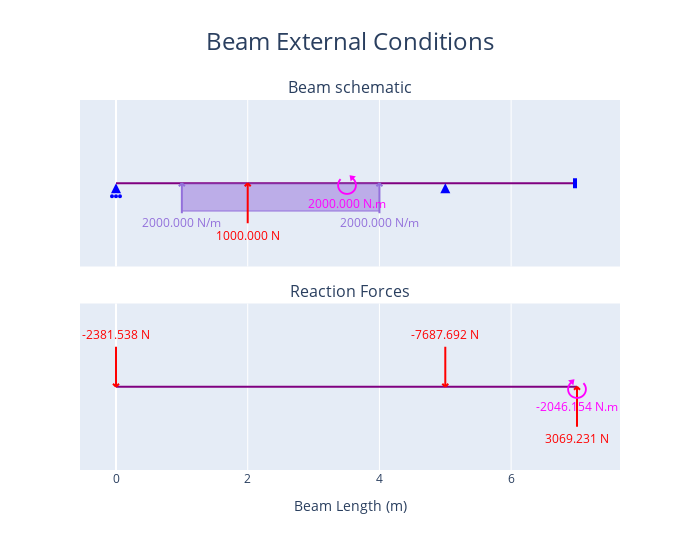
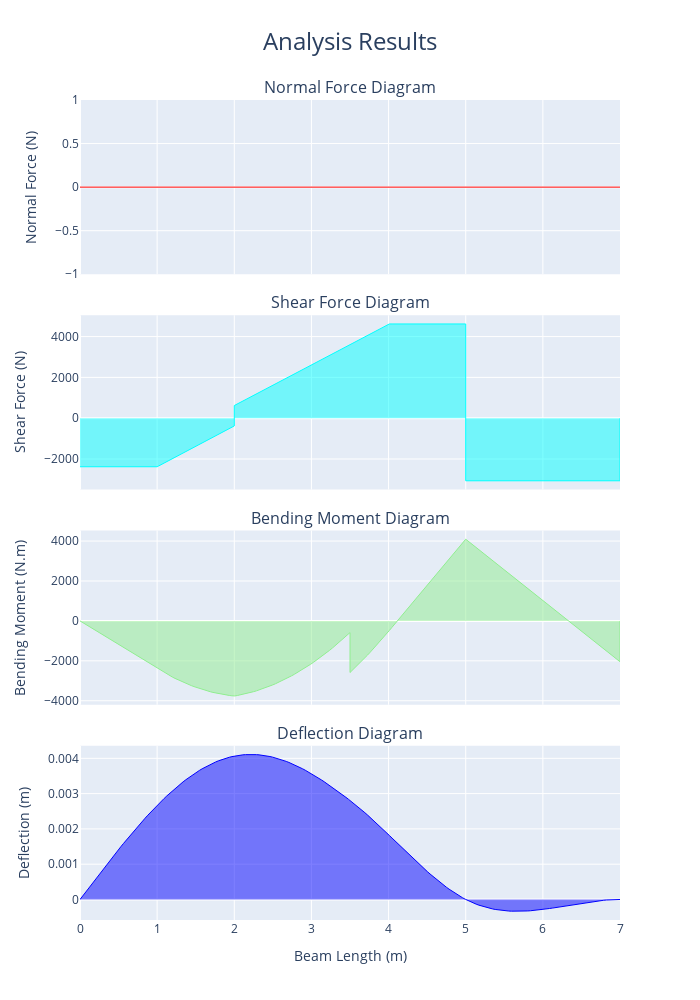

Source (notebook cell) for these figures, in order:
### Code cell
# Arbritrary example defined in README.md
beam = Beam(7)                          # Initialize a Beam object of length 7 m with E and I as defaults
beam_2 = Beam(9,E=2000, I =100000)      # Initialize a Beam specifying some beam parameters

a = Support(5,(1,1,0))                  # Defines a pin support at location x = 5 m  
b = Support(0,(0,1,0))                  # Defines a roller support at location x = 0 m
c = Support(7,(1,1,1))                  # Defines a fixed support at location x = 7 m
beam.add_supports(a,b,c)    

load_1 = PointLoadV(1000,2)                # Defines a point load of 1000 N acting up, at location x = 2 m
load_2 = DistributedLoadV(2000,(1,4))      # Defines a 2000 N/m UDL from location x = 1 m to x = 4 m 
load_3 = PointTorque(2*10**3, 3.5)            # Defines a 2*10**3 N.m point torque at location x = 3.5 m
beam.add_loads(load_1,load_2,load_3)    # Assign the support objects to a beam object created earlier

beam.analyse()

fig_1 = beam.plot_beam_external()
fig_1.show()

fig_2 = beam.plot_beam_internal()
fig_2.show()

# save the results (optional)
# Can save figure using ``fig.write_image("./results.pdf")`` (can change extension to be
# png, jpg, svg or other formats as reired). Requires pip install -U kaleido

# fig_1.write_image("./readme_example_diagram.png")
# fig_2.write_image("./readme_example_internal.png")

### Figure 1 — Plotly figure (JSON) as saved in the notebook; plotly's stock layout.template omitted (floating-point values rounded to 4 significant figures; data arrays with more than 128 entries replaced by an {"elided": "..."} marker saying what was removed)
{"data": [{"hoverinfo": "skip", "hovertemplate": "%{x} %{meta[0]}", "line": {"color": "purple", "width": 2}, "meta": ["m"], "mode": "lines", "name": "Beam_", "type": "scatter", "x": [0, 7], "xaxis": "x", "y": [0, 0], "yaxis": "y"}, {"hoverinfo": "skip", "hovertemplate": "x: %{x:.3f} %{meta[1]}<br>Fixed: %{meta[0]}", "marker": {"color": "blue", "size": 10, "symbol": "triangle-up"}, "meta": ["[0, 1, 0]", "m"], "mode": "markers", "name": "Support", "opacity": 0, "showlegend": false, "type": "scatter", "x": [0], "xaxis": "x", "y": [0], "yaxis": "y"}, {"fill": "toself", "hoverinfo": "skip", "marker": {"color": "blue", "size": 10, "symbol": "arrow-up"}, "mode": "markers", "name": "Support", "showlegend": false, "type": "scatter", "x": [0], "xaxis": "x", "y": [0], "yaxis": "y"}, {"hoverinfo": "skip", "hovertemplate": "x: %{x:.3f} %{meta[1]}<br>Fixed: %{meta[0]}", "marker": {"color": "blue", "size": 10, "symbol": "triangle-up"}, "meta": ["[1, 1, 0]", "m"], "mode": "markers", "name": "Support", "opacity": 0, "showlegend": false, "type": "scatter", "x": [5], "xaxis": "x", "y": [0], "yaxis": "y"}, {"fill": "toself", "hoverinfo": "skip", "marker": {"color": "blue", "size": 10, "symbol": "arrow-up"}, "mode": "markers", "name": "Support", "showlegend": false, "type": "scatter", "x": [5], "xaxis": "x", "y": [0], "yaxis": "y"}, {"hoverinfo": "skip", "hovertemplate": "x: %{x:.3f} %{meta[1]}<br>Fixed: %{meta[0]}", "marker": {"color": "blue", "size": 10, "symbol": "triangle-up"}, "meta": ["[1, 1, 1]", "m"], "mode": "markers", "name": "Support", "opacity": 0, "showlegend": false, "type": "scatter", "x": [7], "xaxis": "x", "y": [0], "yaxis": "y"}, {"hoverinfo": "skip", "hovertemplate": "x: %{meta[1]:.3f} %{meta[2]}<br>Force: %{meta[0]:.3f} %{meta[3]}            <br>Angle: %{meta[5]:.3f} deg", "marker": {"color": "red", "size": 10, "symbol": "triangle-up"}, "meta": [1000, 2, "m", "N", "N.m", 90], "mode": "markers", "name": "Point<br>Load", "opacity": 0, "showlegend": false, "type": "scatter", "x": [2], "xaxis": "x", "y": [0], "yaxis": "y"}, {"fill": "tozeroy", "hoverinfo": "skip", "hovertemplate": "", "line": {"color": "mediumpurple", "width": 1}, "mode": "lines", "name": "Distributed<br>Load", "type": "scatter", "x": {"elided": "301 float values"}, "xaxis": "x", "y": {"elided": "301 int values"}, "yaxis": "y"}, {"hoverinfo": "skip", "hovertemplate": "x: %{meta[0]:.3f} %{meta[3]}<br>Force: %{meta[1]:.3f} %{meta[4]}        <br>Angle: %{meta[2]:.3f} deg", "marker": {"color": "mediumpurple", "size": 10, "symbol": "triangle-up"}, "meta": [1, 2000, 90, "m", "N/m"], "mode": "markers", "name": "Distributed<br>Load", "opacity": 0, "showlegend": false, "type": "scatter", "x": [1], "xaxis": "x", "y": [0], "yaxis": "y"}, {"hoverinfo": "skip", "hovertemplate": "x: %{meta[0]:.3f} %{meta[3]}<br>Force: %{meta[1]:.3f} %{meta[4]}        <br>Angle: %{meta[2]:.3f} deg", "marker": {"color": "mediumpurple", "size": 10, "symbol": "triangle-up"}, "meta": [4, 2000, 90, "m", "N/m"], "mode": "markers", "name": "Distributed<br>Load", "opacity": 0, "showlegend": false, "type": "scatter", "x": [4], "xaxis": "x", "y": [0], "yaxis": "y"}, {"hoverinfo": "skip", "hovertemplate": "x: %{meta[1]:.3f} %{meta[2]}<br>Moment: %{meta[0]:.3f} %{meta[4]}", "marker": {"color": "magenta", "size": 10, "symbol": "triangle-up"}, "meta": [2000, 3.5, "m", "N", "N.m"], "mode": "markers", "name": "Point<br>Torque", "opacity": 0, "showlegend": false, "type": "scatter", "x": [3.5], "xaxis": "x", "y": [0], "yaxis": "y"}, {"hoverinfo": "skip", "hovertemplate": "%{x}", "line": {"color": "purple", "width": 2}, "mode": "lines", "name": "Beam", "type": "scatter", "x": [0, 7], "xaxis": "x2", "y": [0, 0], "yaxis": "y2"}, {"hoverinfo": "skip", "hovertemplate": "Reactions<br>x coord: %{x:.3f} %{meta[3]}<br>y: %{meta[1]:.3f} %{meta[4]}", "marker": {"color": "red", "size": 10, "symbol": "triangle-up"}, "meta": [0, -2382.0, 0, "m", "N", "N.m"], "mode": "markers", "name": "Reaction", "opacity": 0, "showlegend": false, "type": "scatter", "x": [0], "xaxis": "x2", "y": [0], "yaxis": "y2"}, {"hoverinfo": "skip", "hovertemplate": "Reactions<br>x coord: %{x:.3f} %{meta[3]}<br>y: %{meta[1]:.3f} %{meta[4]}", "marker": {"color": "red", "size": 10, "symbol": "triangle-up"}, "meta": [0, -7688.0, 0, "m", "N", "N.m"], "mode": "markers", "name": "Reaction", "opacity": 0, "showlegend": false, "type": "scatter", "x": [5], "xaxis": "x2", "y": [0], "yaxis": "y2"}, {"hoverinfo": "skip", "hovertemplate": "Reactions<br>x coord: %{x:.3f} %{meta[3]}<br>y: %{meta[1]:.3f} %{meta[4]}<br>m: %{meta[2]:.3f} %{meta[5]}", "marker": {"color": "red", "size": 10, "symbol": "triangle-up"}, "meta": [0, 3069.0, -2046.0, "m", "N", "N.m"], "mode": "markers", "name": "Reaction", "opacity": 0, "showlegend": false, "type": "scatter", "x": [7], "xaxis": "x2", "y": [0], "yaxis": "y2"}], "layout": {"annotations": [{"font": {"size": 16}, "showarrow": false, "text": "Beam schematic", "x": 0.5, "xanchor": "center", "xref": "paper", "y": 1, "yanchor": "bottom", "yref": "paper"}, {"font": {"size": 16}, "showarrow": false, "text": "Reaction Forces", "x": 0.5, "xanchor": "center", "xref": "paper", "y": 0.45, "yanchor": "bottom", "yref": "paper"}, {"font": {"color": "red"}, "showarrow": false, "text": "1000.000 N", "x": 2, "xref": "x", "xshift": 0, "y": 0, "yref": "y", "yshift": -52}, {"font": {"color": "mediumpurple"}, "showarrow": false, "text": "2000.000 N/m", "x": 1, "xref": "x", "xshift": 0, "y": 0, "yref": "y", "yshift": -39}, {"font": {"color": "mediumpurple"}, "showarrow": false, "text": "2000.000 N/m", "x": 4, "xref": "x", "xshift": 0, "y": 0, "yref": "y", "yshift": -39}, {"font": {"color": "magenta", "size": 26}, "showarrow": false, "text": "⭯", "x": 3.5, "xref": "x", "y": 0, "yref": "y", "yshift": 0}, {"font": {"color": "magenta"}, "showarrow": false, "text": "2000.000 N.m", "x": 3.5, "xref": "x", "y": 0, "yref": "y", "yshift": -20}, {"font": {"color": "red"}, "showarrow": false, "text": "-2381.538 N", "x": 0, "xref": "x2", "xshift": 0, "y": 0, "yref": "y2", "yshift": 52}, {"font": {"color": "red"}, "showarrow": false, "text": "-7687.692 N", "x": 5, "xref": "x2", "xshift": 0, "y": 0, "yref": "y2", "yshift": 52}, {"font": {"color": "red"}, "showarrow": false, "text": "3069.231 N", "x": 7, "xref": "x2", "xshift": 0, "y": 0, "yref": "y2", "yshift": -52}, {"font": {"color": "magenta", "size": 26}, "showarrow": false, "text": "⭮", "x": 7, "xref": "x2", "y": 0, "yref": "y2", "yshift": 0}, {"font": {"color": "magenta"}, "showarrow": false, "text": "-2046.154 N.m", "x": 7, "xref": "x2", "y": 0, "yref": "y2", "yshift": -20}], "height": 550, "hovermode": "x", "shapes": [{"fillcolor": "blue", "line": {"color": "blue"}, "type": "circle", "x0": -1, "x1": 1, "xanchor": 0, "xref": "x", "xsizemode": "pixel", "y0": -14, "y1": -12, "yanchor": 0, "yref": "y", "ysizemode": "pixel"}, {"fillcolor": "blue", "line": {"color": "blue"}, "type": "circle", "x0": -5, "x1": -3, "xanchor": 0, "xref": "x", "xsizemode": "pixel", "y0": -14, "y1": -12, "yanchor": 0, "yref": "y", "ysizemode": "pixel"}, {"fillcolor": "blue", "line": {"color": "blue"}, "type": "circle", "x0": 3, "x1": 5, "xanchor": 0, "xref": "x", "xsizemode": "pixel", "y0": -14, "y1": -12, "yanchor": 0, "yref": "y", "ysizemode": "pixel"}, {"fillcolor": "blue", "line": {"color": "blue", "width": 4}, "type": "rect", "x0": -2, "x1": -2, "xanchor": 7, "xref": "x", "xsizemode": "pixel", "y0": -5, "y1": 5, "yanchor": 0, "yref": "y", "ysizemode": "pixel"}, {"line": {"color": "red", "width": 2}, "type": "line", "x0": 0, "x1": 3, "xanchor": 2, "xref": "x", "xsizemode": "pixel", "y0": 0, "y1": -3, "yanchor": 0, "yref": "y", "ysizemode": "pixel"}, {"line": {"color": "red", "width": 2}, "type": "line", "x0": 0, "x1": -3, "xanchor": 2, "xref": "x", "xsizemode": "pixel", "y0": 0, "y1": -3, "yanchor": 0, "yref": "y", "ysizemode": "pixel"}, {"line": {"color": "red", "width": 2}, "type": "line", "x0": 0, "x1": 0, "xanchor": 2, "xref": "x", "xsizemode": "pixel", "y0": 0, "y1": -40, "yanchor": 0, "yref": "y", "ysizemode": "pixel"}, {"line": {"color": "mediumpurple", "width": 2}, "type": "line", "x0": 0, "x1": 3, "xanchor": 1, "xref": "x", "xsizemode": "pixel", "y0": 0, "y1": -3, "yanchor": 0, "yref": "y", "ysizemode": "pixel"}, {"line": {"color": "mediumpurple", "width": 2}, "type": "line", "x0": 0, "x1": -3, "xanchor": 1, "xref": "x", "xsizemode": "pixel", "y0": 0, "y1": -3, "yanchor": 0, "yref": "y", "ysizemode": "pixel"}, {"line": {"color": "mediumpurple", "width": 2}, "type": "line", "x0": 0, "x1": 0, "xanchor": 1, "xref": "x", "xsizemode": "pixel", "y0": 0, "y1": -30, "yanchor": 0, "yref": "y", "ysizemode": "pixel"}, {"line": {"color": "mediumpurple", "width": 2}, "type": "line", "x0": 0, "x1": 3, "xanchor": 4, "xref": "x", "xsizemode": "pixel", "y0": 0, "y1": -3, "yanchor": 0, "yref": "y", "ysizemode": "pixel"}, {"line": {"color": "mediumpurple", "width": 2}, "type": "line", "x0": 0, "x1": -3, "xanchor": 4, "xref": "x", "xsizemode": "pixel", "y0": 0, "y1": -3, "yanchor": 0, "yref": "y", "ysizemode": "pixel"}, {"line": {"color": "mediumpurple", "width": 2}, "type": "line", "x0": 0, "x1": 0, "xanchor": 4, "xref": "x", "xsizemode": "pixel", "y0": 0, "y1": -30, "yanchor": 0, "yref": "y", "ysizemode": "pixel"}, {"line": {"color": "red", "width": 2}, "type": "line", "x0": 0, "x1": -3, "xanchor": 0, "xref": "x2", "xsizemode": "pixel", "y0": 0, "y1": 3, "yanchor": 0, "yref": "y2", "ysizemode": "pixel"}, {"line": {"color": "red", "width": 2}, "type": "line", "x0": 0, "x1": 3, "xanchor": 0, "xref": "x2", "xsizemode": "pixel", "y0": 0, "y1": 3, "yanchor": 0, "yref": "y2", "ysizemode": "pixel"}, {"line": {"color": "red", "width": 2}, "type": "line", "x0": 0, "x1": 0, "xanchor": 0, "xref": "x2", "xsizemode": "pixel", "y0": 0, "y1": 40, "yanchor": 0, "yref": "y2", "ysizemode": "pixel"}, {"line": {"color": "red", "width": 2}, "type": "line", "x0": 0, "x1": -3, "xanchor": 5, "xref": "x2", "xsizemode": "pixel", "y0": 0, "y1": 3, "yanchor": 0, "yref": "y2", "ysizemode": "pixel"}, {"line": {"color": "red", "width": 2}, "type": "line", "x0": 0, "x1": 3, "xanchor": 5, "xref": "x2", "xsizemode": "pixel", "y0": 0, "y1": 3, "yanchor": 0, "yref": "y2", "ysizemode": "pixel"}, {"line": {"color": "red", "width": 2}, "type": "line", "x0": 0, "x1": 0, "xanchor": 5, "xref": "x2", "xsizemode": "pixel", "y0": 0, "y1": 40, "yanchor": 0, "yref": "y2", "ysizemode": "pixel"}, {"line": {"color": "red", "width": 2}, "type": "line", "x0": 0, "x1": 3, "xanchor": 7, "xref": "x2", "xsizemode": "pixel", "y0": 0, "y1": -3, "yanchor": 0, "yref": "y2", "ysizemode": "pixel"}, {"line": {"color": "red", "width": 2}, "type": "line", "x0": 0, "x1": -3, "xanchor": 7, "xref": "x2", "xsizemode": "pixel", "y0": 0, "y1": -3, "yanchor": 0, "yref": "y2", "ysizemode": "pixel"}, {"line": {"color": "red", "width": 2}, "type": "line", "x0": 0, "x1": 0, "xanchor": 7, "xref": "x2", "xsizemode": "pixel", "y0": 0, "y1": -40, "yanchor": 0, "yref": "y2", "ysizemode": "pixel"}], "showlegend": false, "title": {"font": {"size": 24}, "text": "Beam External Conditions", "x": 0.5}, "width": 700, "xaxis": {"anchor": "y", "autorange": true, "domain": [0, 1], "matches": "x2", "range": [-0.6195, 7.743], "showticklabels": false, "type": "linear"}, "xaxis2": {"anchor": "y2", "autorange": true, "domain": [0, 1], "range": [-0.6195, 7.743], "title": {"text": "Beam Length (m)"}, "type": "linear"}, "yaxis": {"anchor": "x", "domain": [0.55, 1], "fixedrange": true, "range": [-3, 3], "type": "linear", "visible": false}, "yaxis2": {"anchor": "x2", "domain": [0, 0.45], "fixedrange": true, "range": [-3, 3], "type": "linear", "visible": false}}}

### Figure 2 — Plotly figure (JSON) as saved in the notebook; plotly's stock layout.template omitted (floating-point values rounded to 4 significant figures; data arrays with more than 128 entries replaced by an {"elided": "..."} marker saying what was removed)
{"data": [{"fill": "tozeroy", "hovertemplate": "x: %{x:.3f} %{meta[0]}<br>f(x): %{y:.3f} %{meta[1]}", "line": {"color": "red", "width": 1}, "meta": ["m", "N"], "mode": "lines", "name": "Normal Force", "type": "scatter", "x": {"elided": "212 float values"}, "xaxis": "x", "y": {"elided": "212 int values"}, "yaxis": "y"}, {"fill": "tozeroy", "hovertemplate": "x: %{x:.3f} %{meta[0]}<br>f(x): %{y:.3f} %{meta[1]}", "line": {"color": "aqua", "width": 1}, "meta": ["m", "N"], "mode": "lines", "name": "Shear Force", "type": "scatter", "x": {"elided": "212 float values"}, "xaxis": "x2", "y": {"elided": "212 float values"}, "yaxis": "y2"}, {"fill": "tozeroy", "hovertemplate": "x: %{x:.3f} %{meta[0]}<br>f(x): %{y:.3f} %{meta[1]}", "line": {"color": "lightgreen", "width": 1}, "meta": ["m", "N.m"], "mode": "lines", "name": "Bending Moment", "type": "scatter", "x": {"elided": "212 float values"}, "xaxis": "x3", "y": {"elided": "212 float values"}, "yaxis": "y3"}, {"fill": "tozeroy", "hovertemplate": "x: %{x:.3f} %{meta[0]}<br>f(x): %{y:.3f} %{meta[1]}", "line": {"color": "blue", "width": 1}, "meta": ["m", "m"], "mode": "lines", "name": "Deflection", "type": "scatter", "x": {"elided": "212 float values"}, "xaxis": "x4", "y": {"elided": "212 float values"}, "yaxis": "y4"}], "layout": {"annotations": [{"font": {"size": 16}, "showarrow": false, "text": "Normal Force Diagram", "x": 0.5, "xanchor": "center", "xref": "paper", "y": 1, "yanchor": "bottom", "yref": "paper"}, {"font": {"size": 16}, "showarrow": false, "text": "Shear Force Diagram", "x": 0.5, "xanchor": "center", "xref": "paper", "y": 0.7375, "yanchor": "bottom", "yref": "paper"}, {"font": {"size": 16}, "showarrow": false, "text": "Bending Moment Diagram", "x": 0.5, "xanchor": "center", "xref": "paper", "y": 0.475, "yanchor": "bottom", "yref": "paper"}, {"font": {"size": 16}, "showarrow": false, "text": "Deflection Diagram", "x": 0.5, "xanchor": "center", "xref": "paper", "y": 0.2125, "yanchor": "bottom", "yref": "paper"}], "height": 1000, "showlegend": false, "title": {"font": {"size": 24}, "text": "Analysis Results", "x": 0.5}, "width": 700, "xaxis": {"anchor": "y", "autorange": true, "domain": [0, 1], "matches": "x4", "range": [0, 7], "showticklabels": false, "type": "linear"}, "xaxis2": {"anchor": "y2", "autorange": true, "domain": [0, 1], "matches": "x4", "range": [0, 7], "showticklabels": false, "type": "linear"}, "xaxis3": {"anchor": "y3", "autorange": true, "domain": [0, 1], "matches": "x4", "range": [0, 7], "showticklabels": false, "type": "linear"}, "xaxis4": {"anchor": "y4", "autorange": true, "domain": [0, 1], "range": [0, 7], "title": {"text": "Beam Length (m)"}, "type": "linear"}, "yaxis": {"anchor": "x", "autorange": true, "domain": [0.7875, 1], "range": [-1, 1], "title": {"text": "Normal Force (N)"}, "type": "linear"}, "yaxis2": {"anchor": "x2", "autorange": true, "domain": [0.525, 0.7375], "range": [-3496.0, 5046.0], "title": {"text": "Shear Force (N)"}, "type": "linear"}, "yaxis3": {"anchor": "x3", "autorange": true, "domain": [0.2625, 0.475], "range": [-4199.0, 4529.0], "title": {"text": "Bending Moment (N.m)"}, "type": "linear"}, "yaxis4": {"anchor": "x4", "autorange": true, "domain": [0, 0.2125], "range": [-0.0005819, 0.004357], "title": {"text": "Deflection (m)"}, "type": "linear"}}}
